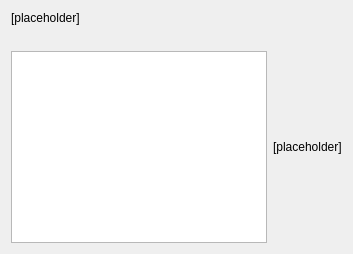
       <widget class="QWidget" name="pg7Field">
        <layout class="QVBoxLayout" name="verticalLayout_5">
         <item>
          <widget class="QLabel" name="lblSelectField">
           <property name="styleSheet">
            <string notr="true">font: 11pt &quot;Ubuntu&quot;;</string>
           </property>
           <property name="text">
            <string>[placeholder]</string>
           </property>
           <property name="alignment">
            <set>Qt::AlignLeading|Qt::AlignLeft|Qt::AlignTop</set>
           </property>
           <property name="wordWrap">
            <bool>true</bool>
           </property>
          </widget>
         </item>
         <item>
          <spacer name="verticalSpacer_33">
           <property name="orientation">
            <enum>Qt::Vertical</enum>
           </property>
           <property name="sizeType">
            <enum>QSizePolicy::Fixed</enum>
           </property>
           <property name="sizeHint" stdset="0">
            <size>
             <width>20</width>
             <height>20</height>
            </size>
           </property>
          </spacer>
         </item>
         <item>
          <layout class="QGridLayout" name="gridLayout_3">
           <item row="1" column="0" colspan="2">
            <widget class="QListWidget" name="lstFields"/>
           </item>
           <item row="1" column="2">
            <widget class="QLabel" name="lblDescribeField">
             <property name="sizePolicy">
              <sizepolicy hsizetype="Expanding" vsizetype="Expanding">
               <horstretch>0</horstretch>
               <verstretch>0</verstretch>
              </sizepolicy>
             </property>
             <property name="styleSheet">
              <string notr="true">font: 11pt &quot;Ubuntu&quot;;</string>
             </property>
             <property name="text">
              <string>[placeholder]</string>
             </property>
             <property name="alignment">
              <set>Qt::AlignLeading|Qt::AlignLeft|Qt::AlignVCenter</set>
             </property>
             <property name="wordWrap">
              <bool>true</bool>
             </property>
            </widget>
           </item>
          </layout>
         </item>
        </layout>
       </widget>
